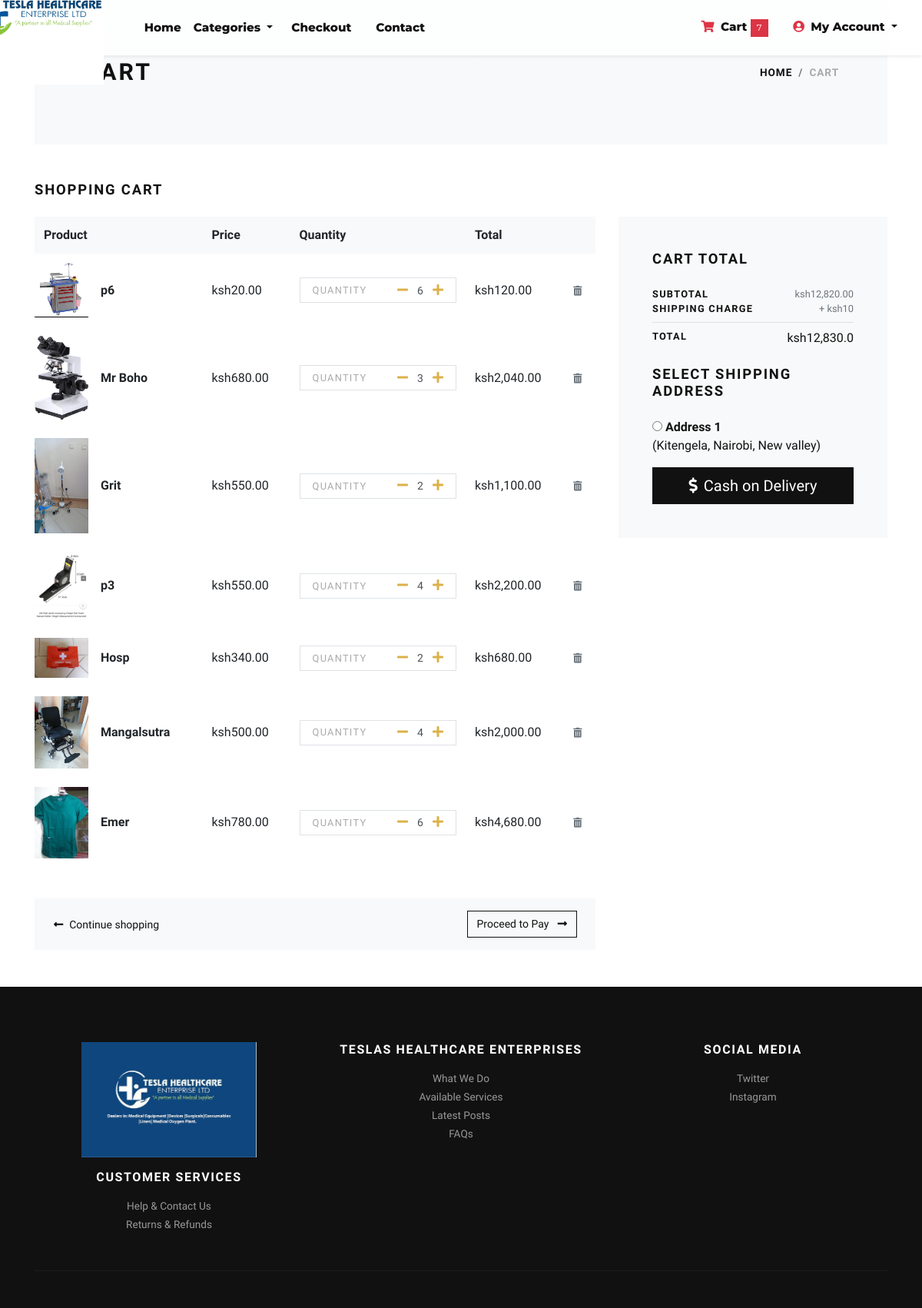
/cart/ (signed in), run on an earlier commit of the app's database.
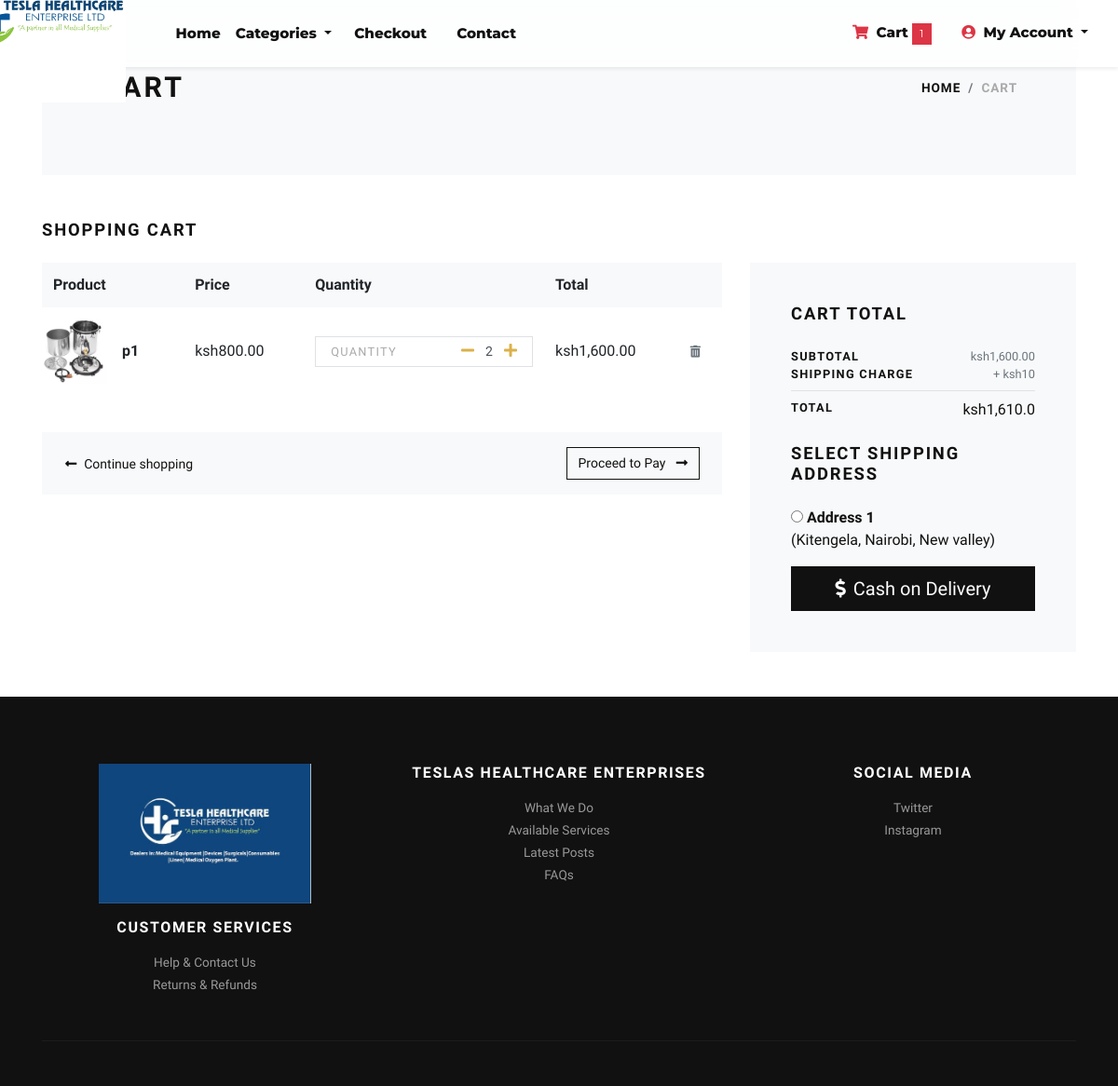
And on a later commit of the database.
### store/models.py (models this page shows, shortened)
class Cart(models.Model):
    user = models.ForeignKey(User, verbose_name="User", on_delete=models.CASCADE)
    product = models.ForeignKey(Product, verbose_name="Product", on_delete=models.CASCADE)
    quantity = models.PositiveIntegerField(default=1, verbose_name="Quantity")
    created_at = models.DateTimeField(auto_now_add=True, verbose_name="Created Date")
    updated_at = models.DateTimeField(auto_now=True, verbose_name="Updated Date")
    class Meta:
        verbose_name = "Cart Item"
        verbose_name_plural = "Cart Items"
        ordering = ('-created_at',)
    @property
    def total_price(self):
        return self.quantity * self.product.price

class Product(models.Model):
    title = models.CharField(max_length=150, verbose_name="Product Title")
    slug = models.SlugField(max_length=160, unique=True, db_index=True, verbose_name="Product Slug")
    sku = models.CharField(max_length=255, unique=True, verbose_name="Unique Product ID (SKU)")
    short_description = models.TextField(verbose_name="Short Description")
    detail_description = models.TextField(blank=True, null=True, verbose_name="Detail Description")
    product_image = models.ImageField(
        upload_to='product',
        blank=True,
        null=True,
        verbose_name="Product Image"
    )
    price = models.DecimalField(max_digits=8, decimal_places=2)
    category = models.ForeignKey(Category, verbose_name="Product Category", on_delete=models.CASCADE)
    is_active = models.BooleanField(default=True, verbose_name="Is Active?")
    is_featured = models.BooleanField(default=False, verbose_name="Is Featured?")
    created_at = models.DateTimeField(auto_now_add=True, verbose_name="Created Date")
    updated_at = models.DateTimeField(auto_now=True, verbose_name="Updated Date")
    class Meta:
        verbose_name_plural = 'Products'
        ordering = ('-created_at',)

class Address(models.Model):
    user = models.ForeignKey(User, verbose_name="User", on_delete=models.CASCADE)
    locality = models.CharField(max_length=150, verbose_name="Nearest Location")
    city = models.CharField(max_length=150, verbose_name="City")
    state = models.CharField(max_length=150, verbose_name="State")
    class Meta:
        verbose_name = "Address"
        verbose_name_plural = "Addresses"
        ordering = ("id",)

### store/views.py (the view)
# urls.py: path('cart/', views.cart, name="cart"),
@login_required
def cart(request):
    user = request.user
    cart_products = Cart.objects.filter(user=user)
    amount = decimal.Decimal(0)
    shipping_amount = decimal.Decimal(settings.SHIPPING_COST)
    for item in cart_products:
        amount += item.quantity * item.product.price
    total_amount = float(amount + shipping_amount)
    return render(request, 'store/cart.html', {
        'cart_products': cart_products,
        'amount': amount,
        'shipping_amount': shipping_amount,
        'total_amount': total_amount,
        'addresses': Address.objects.filter(user=user),
    })

### templates/store/cart.html (shortened to what this page needs)
{% extends 'base.html' %}
{% load static %}
{% load humanize %}
{% block content %}
<div class="container">
  <section class="py-5 bg-light">
    <div class="container">
      <div class="row px-4 px-lg-5 py-lg-4 align-items-center">
        <div class="col-lg-6">
          <h1 class="h2 text-uppercase mb-0">Cart</h1>
        </div>
        <div class="col-lg-6 text-lg-right">
          <nav aria-label="breadcrumb">
            <ol class="breadcrumb justify-content-lg-end mb-0 px-0">
              <li class="breadcrumb-item"><a href="{% url 'store:home' %}">Home</a></li>
              <li class="breadcrumb-item active" aria-current="page">Cart</li>
            </ol>
          </nav>
        </div>
      </div>
    </div>
  </section>
  {% if cart_products %}
  <section class="py-5">
    <h2 class="h5 text-uppercase mb-4">Shopping cart</h2>
    <div class="row">
      <div class="col-lg-8 mb-4 mb-lg-0">
        <div class="table-responsive mb-4">
          <table class="table">
            <thead class="bg-light">
              <tr>
                <th class="border-0" scope="col">Product</th>
                <th class="border-0" scope="col">Price</th>
                <th class="border-0" scope="col">Quantity</th>
                <th class="border-0" scope="col">Total</th>
                <th class="border-0"></th>
              </tr>
            </thead>
            <tbody>
              {% for cart_product in cart_products %}
              <tr>
                <th class="pl-0 border-0" scope="row">
                  <div class="media align-items-center">
                    <a class="reset-anchor d-block" href="{% url 'store:product-detail' cart_product.product.slug %}">
                      {% if cart_product.product.product_image %}
                        <img src="{{ cart_product.product.product_image.url }}" alt="{{ cart_product.product.title }}" width="70">
                      {% else %}
                        <img src="{% static 'img/product-detail-3.jpg' %}" alt="{{ cart_product.product.title }}" width="70">
                      {% endif %}
                    </a>
                    <div class="media-body ml-3">
                      <strong class="h6">
                        <a class="reset-anchor" href="{% url 'store:product-detail' cart_product.product.slug %}">{{ cart_product.product.title }}</a>
                      </strong>
                    </div>
                  </div>
                </th>
                <td class="align-middle border-0">ksh{{ cart_product.product.price }}</td>
                <td class="align-middle border-0">
                  <div class="border d-flex align-items-center justify-content-between px-3">
                    <span class="small text-uppercase text-gray">Quantity</span>
                    <div class="quantity">
                      <a href="{% url 'store:minus-cart' cart_product.id %}" class="dec-btn p-0 ml-2"><i class="fas fa-minus"></i></a>
                      <input class="form-control form-control-sm border-0 shadow-0 p-0 text-center" type="text" value="{{ cart_product.quantity }}">
                      <a href="{% url 'store:plus-cart' cart_product.id %}" class="inc-btn p-0"><i class="fas fa-plus"></i></a>
                    </div>
                  </div>
                </td>
                <td class="align-middle border-0">ksh{{ cart_product.total_price|intcomma }}</td>
                <td class="align-middle border-0">
                  <a class="reset-anchor" href="{% url 'store:remove-cart' cart_product.id %}">
                    <i class="fas fa-trash-alt small text-muted"></i>
                  </a>
                </td>
              </tr>
              {% endfor %}
            </tbody>
          </table>
        </div>
        <div class="bg-light px-4 py-3">
          <div class="row align-items-center text-center">
            <div class="col-md-6 mb-3 mb-md-0 text-md-left">
              <a class="btn btn-link p-0 text-dark btn-sm" href="{% url 'store:home' %}">
                <i class="fas fa-long-arrow-alt-left mr-2"></i>Continue shopping
              </a>
            </div>
            <div class="col-md-6 text-md-right">
                <button type="submit" form="myform" class="btn btn-outline-dark btn-sm">
                  Proceed to Pay <i class="fas fa-long-arrow-alt-right ml-2"></i>
                </button>
            </div>
          </div>
        </div>
      </div>
      <div class="col-lg-4">
        <div class="card border-0 rounded-0 p-lg-4 bg-light">
          <div class="card-body">
            <h5 class="text-uppercase mb-4">Cart total</h5>
            <ul class="list-unstyled mb-0">
              <li class="d-flex justify-content-between">
                <strong class="text-uppercase small font-weight-bold">Subtotal</strong>
                <span class="text-muted small">ksh{{ amount|intcomma }}</span>
              </li>
              <li class="d-flex justify-content-between">
                <strong class="text-uppercase small font-weight-bold">Shipping Charge</strong>
                <span class="text-muted small">+ ksh{{ shipping_amount }}</span>
              </li>
              <li class="border-bottom my-2"></li>
              <li class="d-flex justify-content-between mb-4">
                <strong class="text-uppercase small font-weight-bold">Total</strong>
                <span>ksh{{ total_amount|intcomma }}</span>
              </li>
            </ul>
            <h5 class="text-uppercase mb-4">Select Shipping Address</h5>
            <form action="{% url 'store:checkout' %}" id="myform">
              {% for address in addresses %}
                <div class="mb-3">
                  <input type="radio" name="address" value="{{ address.id }}" required>
                  <strong>Address {{ forloop.counter }}</strong> <br>
                  ({{ address.locality }}, {{ address.city }}, {{ address.state }})
                </div>
              {% endfor %}
              <button type="submit" class="btn btn-dark btn-lg btn-block">
                <i class="fas fa-dollar-sign mr-2"></i>Cash on Delivery
              </button>
            </form>
          </div>
        </div>
      </div>
    </div>
  </section>
  {% endif %}
</div>
{% endblock content %}

### templates/base.html (shortened to what this page needs)
{% load static %}
<!DOCTYPE html>
<html lang="en">
  <head>
    <link rel="stylesheet" href="{% static 'vendor/bootstrap/css/bootstrap.min.css' %}">
    <link rel="stylesheet" href="{% static 'vendor/lightbox2/css/lightbox.min.css' %}">
    <link rel="stylesheet" href="{% static 'vendor/nouislider/nouislider.min.css' %}">
    <link rel="stylesheet" href="{% static 'vendor/bootstrap-select/css/bootstrap-select.min.css' %}">
    <link rel="stylesheet" href="{% static 'vendor/owl.carousel2/assets/owl.carousel.min.css' %}">
    <link rel="stylesheet" href="{% static 'vendor/owl.carousel2/assets/owl.theme.default.css' %}">
    <link rel="stylesheet" href="{% static 'css/style.default.css' %}" id="theme-stylesheet">
    <link rel="stylesheet" href="{% static 'css/custom.css' %}">
  </head>
  <body>
    <div class="page-holder">
      {% include 'navbar.html' %}
      {% block content %}
      {% endblock content %}
      {% include 'footer.html' %}
      {% include 'scripts.html' %}
    </div>
  </body>
</html>

### templates/navbar.html (shortened to what this page needs)
{% load static %}
<header class="header fixed-top shadow-sm">
  <nav class="navbar navbar-expand-lg navbar-light py-3"
       style="backdrop-filter: blur(12px); background: rgba(255, 255, 255, 0.75);">
    <a class="navbar-brand d-flex align-items-center" href="{% url 'store:home' %}" style="position: absolute; left: 40px; top: 20px;">
      <img src="{% static 'img/logo.jpg' %}" alt="TESLAS HEALTHCARE Logo" style="height: 180px;">
    </a>
    <div class="collapse navbar-collapse" id="navbarContent">
      <ul class="navbar-nav mx-auto text-center">
        <li class="nav-item ">
          <a class="nav-link text-dark font-weight-medium" href="{% url 'store:home' %}">Home</a>
        </li>
        <li class="nav-item dropdown">
          <a class="nav-link dropdown-toggle text-dark font-weight-medium" id="categoriesDropdown" href="#"
             data-toggle="dropdown" aria-haspopup="true" aria-expanded="false">
            Categories
          </a>
        </li>
        <li class="nav-item px-2">
          <a class="nav-link text-dark font-weight-medium" href="{% url 'store:mpesa_payment' %}">Checkout</a>
        </li>
        <li class="nav-item px-2">
          <a class="nav-link text-dark font-weight-medium" href="{% url 'store:home' %}">Contact</a>
        </li>
      </ul>
      <ul class="navbar-nav ml-auto text-center">
        {% if request.user.is_authenticated %}
          <li class="nav-item px-2">
            <a class="nav-link text-dark" href="{% url 'store:cart' %}">
              <i class="fas fa-shopping-cart text-danger mr-1"></i>
              Cart <span class="badge badge-pill badge-danger">{{ cart_items.count }}</span>
            </a>
          </li>
          <li class="nav-item dropdown px-2">
            <a class="nav-link dropdown-toggle text-dark" id="accountDropdown" href="#" data-toggle="dropdown"
               aria-haspopup="true" aria-expanded="false">
              <i class="fas fa-user-circle text-danger mr-1"></i> My Account
            </a>
          </li>
        {% else %}
          <li class="nav-item px-2"><a class="nav-link text-dark" href="{% url 'store:login' %}">Login</a></li>
          <li class="nav-item px-2"><a class="btn btn-danger rounded-pill px-3" href="{% url 'store:register' %}">Create Account</a></li>
        {% endif %}
      </ul>
    </div>
  </nav>
</header>

### templates/footer.html (shortened to what this page needs)
{% load static %}
<footer class="bg-dark text-white">
        <div class="container py-4">
          <div class="row py-5 text-center">
            <div class="col-md-4 mb-3 mb-md-0">
              <img src="{% static 'img/bottom logo.jpg' %}" alt="TESLAS HEALTHCARE Logo" class="mb-3" style="height: 150px;">
              <h6 class="text-uppercase mb-3">Customer services</h6>
              <ul class="list-unstyled mb-0">
                <li><a class="footer-link" href="#">Help &amp; Contact Us</a></li>
                <li><a class="footer-link" href="#">Returns &amp; Refunds</a></li>
              </ul>
            </div>
            <div class="col-md-4 mb-3 mb-md-0">
              <h6 class="text-uppercase mb-3">TESLAS HEALTHCARE ENTERPRISES</h6>
              <ul class="list-unstyled mb-0">
                <li><a class="footer-link" href="#">What We Do</a></li>
                <li><a class="footer-link" href="#">Available Services</a></li>
                <li><a class="footer-link" href="#">Latest Posts</a></li>
                <li><a class="footer-link" href="#">FAQs</a></li>
              </ul>
            </div>
            <div class="col-md-4">
              <h6 class="text-uppercase mb-3">Social media</h6>
              <ul class="list-unstyled mb-0">
                <li><a class="footer-link" href="#">Twitter</a></li>
                <li><a class="footer-link" href="#">Instagram</a></li>
              </ul>
            </div>
          </div>
          <div class="border-top pt-4" style="border-color: #1d1d1d !important">
          </div>
        </div>
      </footer>

### templates/scripts.html (shortened to what this page needs)
{% load static %}
<link rel="stylesheet" href="https://use.fontawesome.com/releases/v5.7.1/css/all.css">

What changed in the data, as far as the page shows it:
removed Cart: product.product_image (picture), product "p6", product.price "20.00", quantity "6", total_price "120.00"
removed Cart: product.product_image (picture), product "Mr Boho", product.price "680.00", quantity "3", total_price "2,040.00"
removed Cart: product.product_image (picture), product "Grit", product.price "550.00", quantity "2", total_price "1,100.00"
removed Cart: product.product_image (picture), product "p3", product.price "550.00", quantity "4", total_price "2,200.00"
removed Cart: product.product_image (picture), product "Hosp", product.price "340.00", quantity "2", total_price "680.00"
removed Cart: product.product_image (picture), product "Mangalsutra", product.price "500.00", quantity "4", total_price "2,000.00"
removed Cart: product.product_image (picture), product "Emer", product.price "780.00", quantity "6", total_price "4,680.00"
added Cart: product.product_image (picture), product "p1", product.price "800.00", quantity "2", total_price "1,600.00"
Also different on the page:
{{ cart_items.count }}: "7" → "1"
{{ amount|intcomma }}: "12,820.00" → "1,600.00"
{{ total_amount|intcomma }}: "12,830.0" → "1,610.0"
